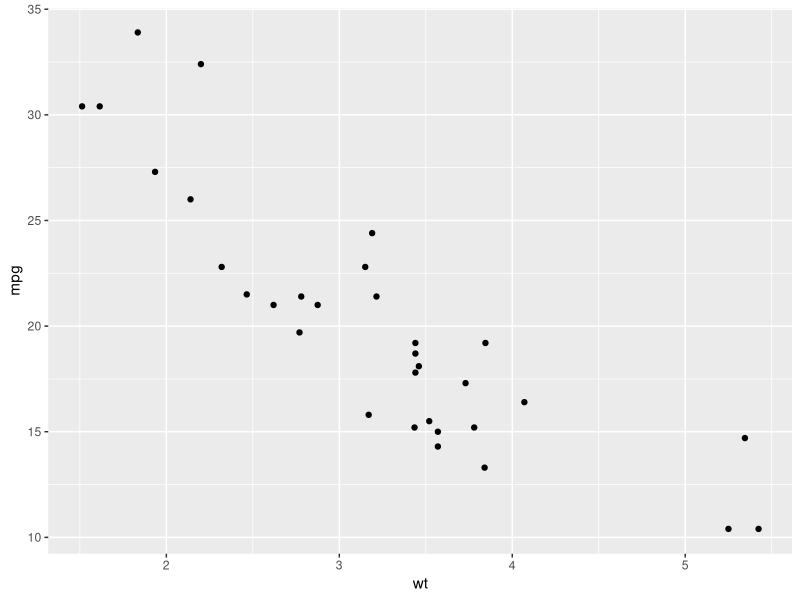
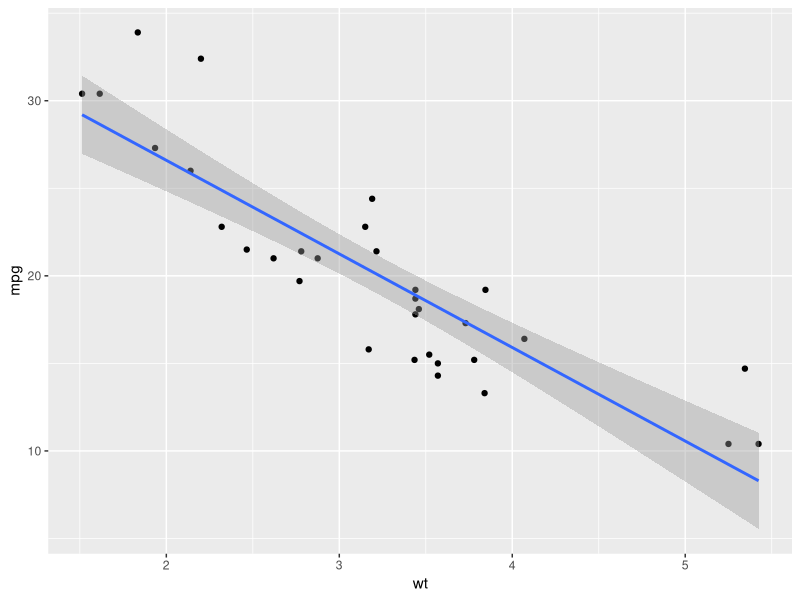
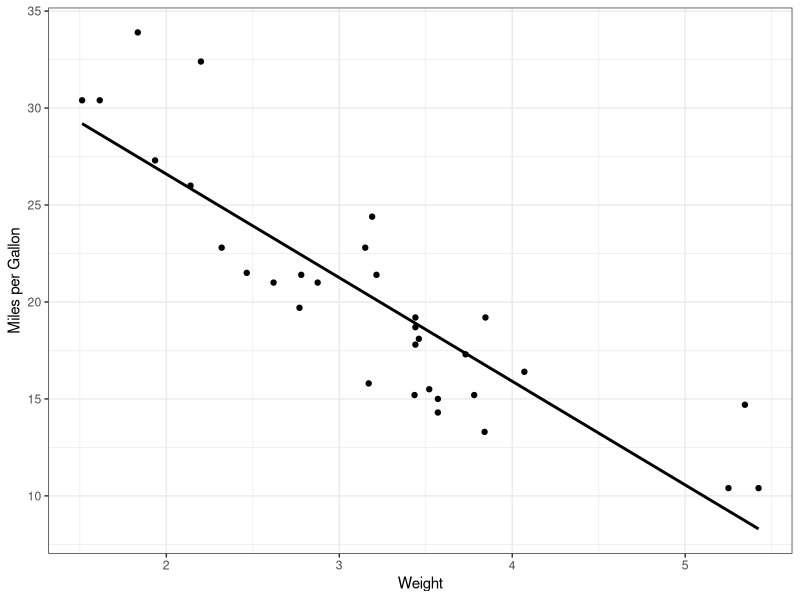
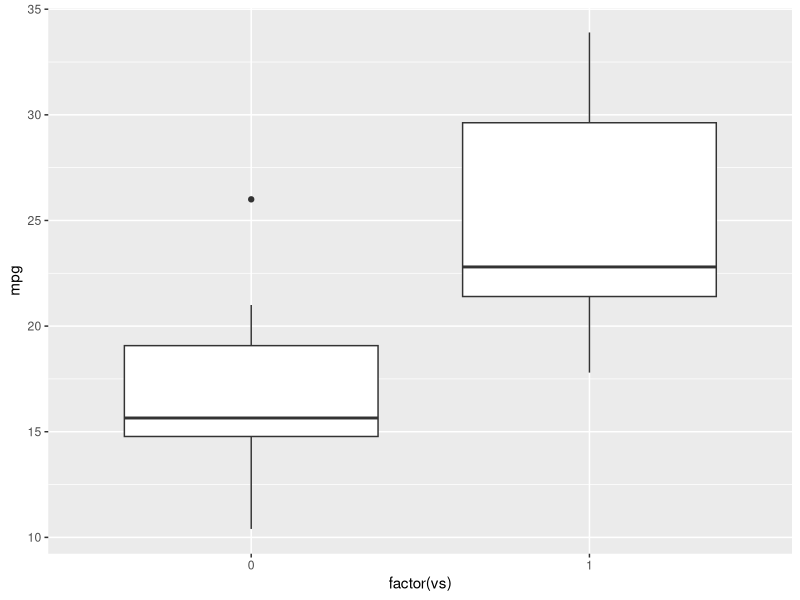
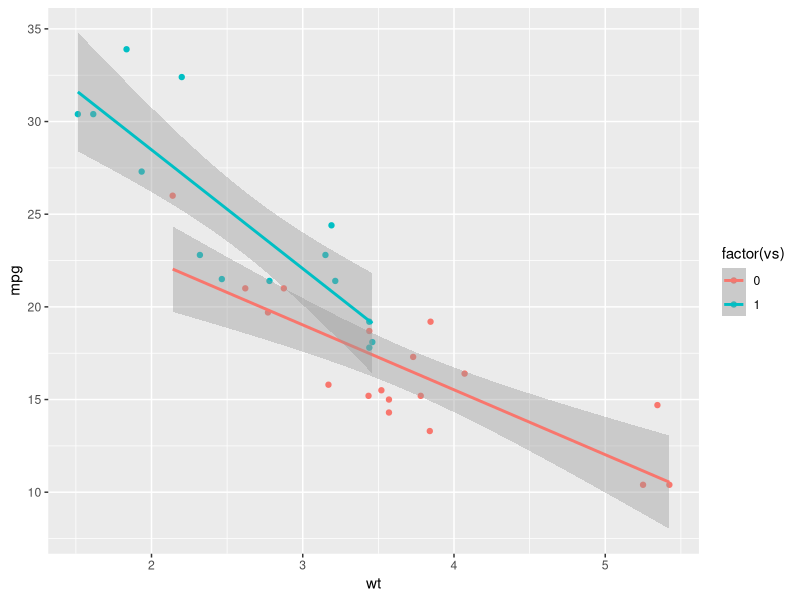

Write R code to recreate these figures, in order.
#September 21st, 2023
library(ggplot2)
library(MASS)

mtcars

#plot relationship between weight of car and mpg using ggplot

ggplot(mtcars, mapping=aes(x=wt, y=mpg)) +
  geom_point()

#use a simple linear regression
lm(mpg~wt, data=mtcars)

#workflow: 1) fit the model, 2) then look at summary output
fit=lm(mpg~wt, data=mtcars)
summary(fit)

#display best fit line on scatterplot using ggplot
ggplot(mtcars, mapping=aes(x=wt, y=mpg)) +
  geom_point() +
  geom_smooth(method='lm')

#play around with figure format
#se = F removes the shading for the standard error around the line
#methods = "lm" in the geom_smooth() function means use a linear model fit line. But you can use other types of fit lines, like loess
ggplot(mtcars, mapping=aes(x=wt, y=mpg)) +
  geom_point() +
  geom_smooth(method='lm', color="black", se=FALSE) +
  theme_bw() +
  xlab("Weight") +
  ylab("Miles per Gallon")

#Using GLM (generalized linear model) instead of LM
gfit=glm(mpg~wt, family=gaussian, data=mtcars)
summary(gfit)

#let's use the "vs" variable
mtcars$vs

ggplot(data=mtcars, mapping=aes(x=factor(vs), y=mpg)) +
  geom_boxplot()

#run ANOVA using aov()
aov.fit=aov(formula=mpg~factor(vs), data=mtcars)
aov.fit
summary(aov.fit)

#you CAN run this same model as a linear model lm(), but it wil give you different sets of coefficients
lm.fit=lm(formula=mpg~factor(vs), data=mtcars)
summary(lm.fit)

#BUT, you can call the ANOVA results from a linear model fit
anova(lm.fit)

#linear model with multiple predictor variables
lm.fit2=lm(mpg~wt+factor(vs), data=mtcars)
anova(lm.fit2)

#linear model with multiple predictor variables AND interactions
lm.fit3=lm(mpg~wt*factor(vs), data=mtcars)
anova(lm.fit3)

#let's look at the interaction effect visually
ggplot(data=mtcars, mapping=aes(x=wt, y=mpg, color=factor(vs))) +
  geom_point() +
  geom_smooth(method="lm")
